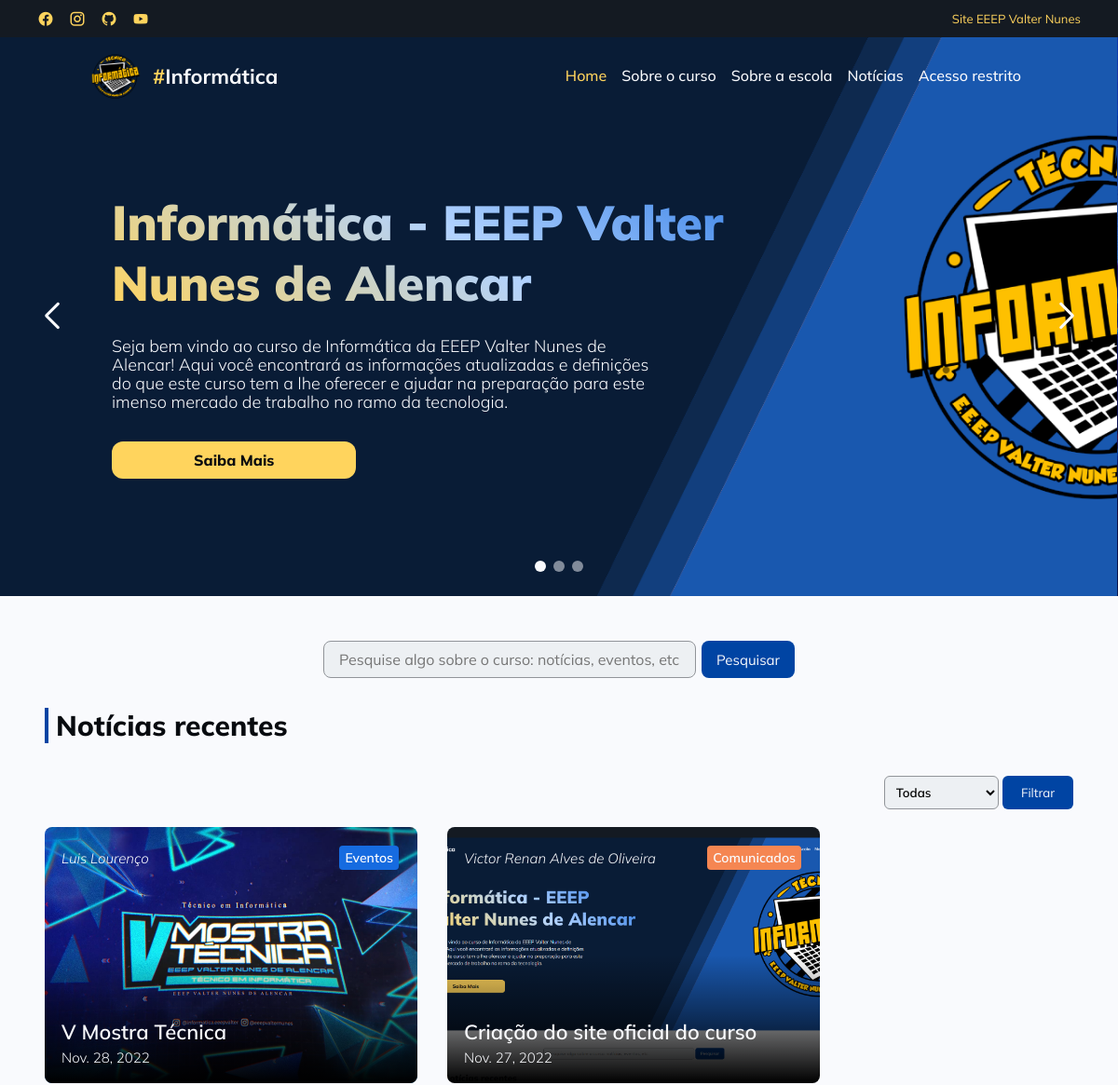
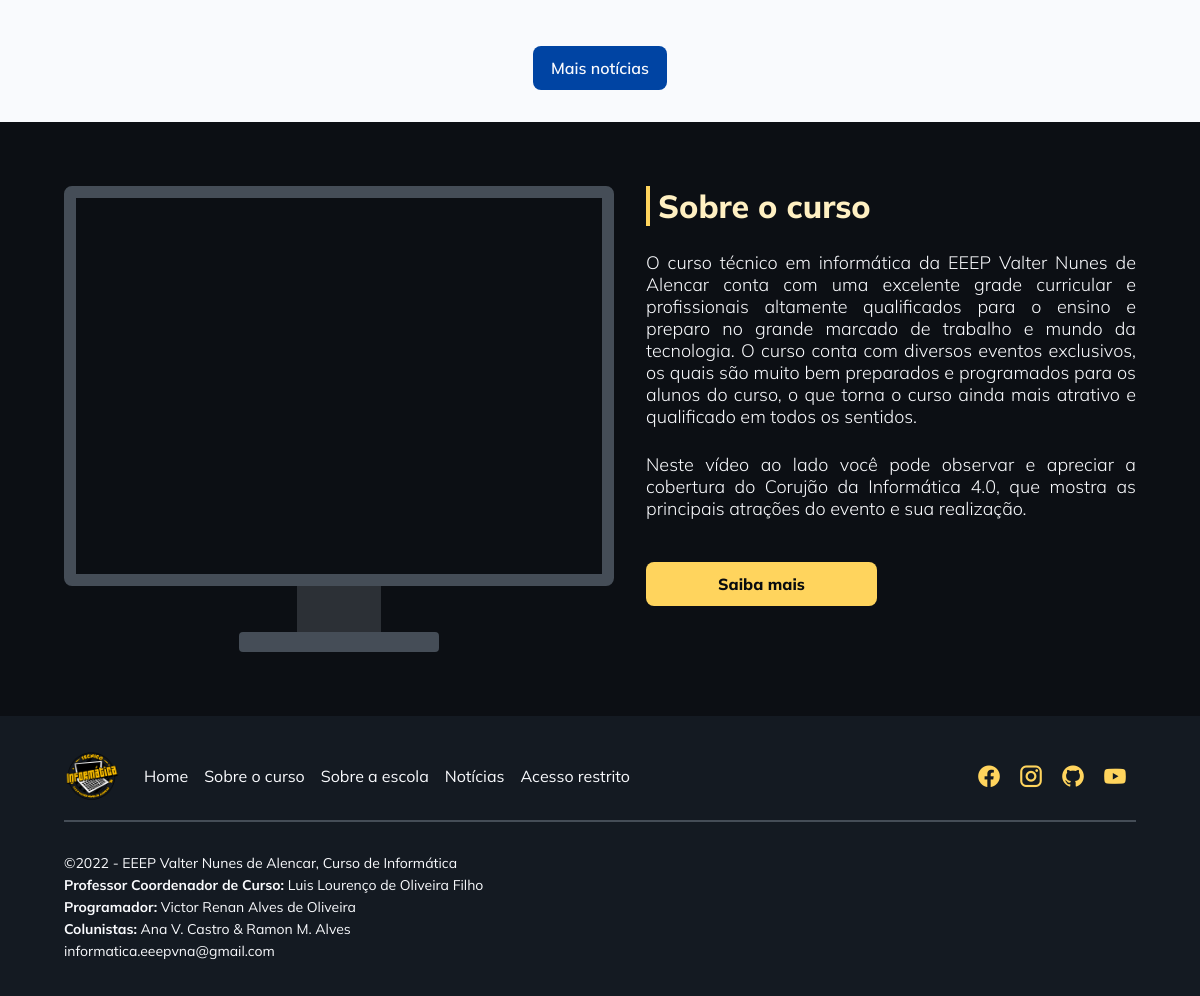
/informatica/, run on the app's committed database (2 pictures, top to bottom).
### informatica/models.py (models this page shows, shortened)
class Notice(models.Model):
    title = models.CharField(max_length=100)
    subtitle = models.CharField(max_length=100, blank=True)
    main_image = models.ImageField(upload_to='notices/images/')
    content = RichTextField(blank=True)
    author = models.CharField(max_length=100)
    publish_date = models.DateField(auto_now_add=True)
    notice_category = models.ForeignKey('Categoria', on_delete=models.SET_NULL, null=True)

class Categoria(models.Model):
    name = models.CharField(max_length=32)
    def __str__(self):
        return f'{self.name}'

### informatica/views.py (the view)
# urls.py: path('', views.index, name="index")
def index(request):
    noticias_recentes = models.Notice.objects.all().order_by('-id')[:10]
    slides = models.HomeSlide.objects.all()
    categorias = models.Categoria.objects.all()
    pesquisa = request.GET.get('news-querry')
    filter = request.GET.get('filter')
    if filter:
        if filter == 'Todas':
            noticias_recentes = models.Notice.objects.all().order_by('-id')[:10]
        else:
            noticias_recentes = models.Notice.objects.all().filter(notice_category__name=filter)[:10]
    return render(request, 'informatica/index.html', {
        'slides': slides,
        'noticias_recentes': noticias_recentes,
        'categorias': categorias,
        'filter': filter
    })

### informatica/templates/informatica/index.html (shortened to what this page needs)
{% extends 'informatica/layout.html' %}
{% load static %}
{% block head %}
<link rel="stylesheet" href="{% static 'informatica/styles/index.css' %}">
{% endblock %}
{% block top_header %}
<header>
    <span class="social">
        <a target="_blank" href="https://www.facebook.com/inforedes.eeepvna/"><i class="mdi mdi-facebook"></i></a>
        <a target="_blank" href="https://www.instagram.com/informatica.eeepvalter/"><i class="mdi mdi-instagram"></i></a>
        <a target="_blank" href="https://github.com/informatica-eeepvna/"><i class="mdi mdi-github"></i></a>
        <a href="#"><i class="mdi mdi-youtube"></i></a>
        <div class="refs">
            <a href="#">Site EEEP Valter Nunes</a>
        </div>
    </span>
</header>
{% endblock %}
{% block body %}
<main>
    <section id="inicio">
        <div class="home-carousel swiper">
            <div class="swiper-wrapper">
                <div class="swiper-slide">
                    <img class="slide-image" src="{% static 'informatica/images/inforarte.png' %}" alt="Imagem do curso">
                    <div class="slide-content">
                        <h1>Informática - EEEP Valter Nunes de Alencar</h1>
                        <p>Seja bem vindo ao curso de Informática da EEEP Valter Nunes de Alencar! Aqui você encontrará
                            as informações atualizadas e definições do que este curso tem a lhe oferecer e ajudar na preparação para este imenso
                            mercado de trabalho no ramo da tecnologia.</p>
                            <a href="{% url 'informatica:sobre_o_curso' %}">Saiba Mais</a>
                        </div>
                    </div>
            </div>
            <div class="swiper-pagination"></div>
            <div class="swiper-button-prev"></div>
            <div class="swiper-button-next"></div>
        </div>
    </section>
    <section id="principais-noticias">
        <div class="news-info">
            <form method="get" class="search-news">
                <input type="text" id="news-querry" name="news-querry"
                    placeholder="Pesquise algo sobre o curso: notícias, eventos, etc.">
                <input type="submit" id="submit-news-querry" value="Pesquisar">
            </form>
            <h1>Notícias recentes</h1>
            <div class="swiper news-carousel">
                <span class="navigation">
                    <span class="swiper-buttons">
                    </span>
                    <span class="filters-container">
                        <form id="filters-form" action="{% url 'informatica:index' %}" method="get">
                            <select name="filter" class="filters">
                                <option value="Todas" class="filter-option">Todas</option>
                            </select>
                            <input type="submit" value="Filtrar" class="submit-filter">
                        </form>
                    </span>
                </span>
                <div class="swiper-wrapper news-slide-wrapper">
                    {% if noticias_recentes %}
                    {% for noticia in noticias_recentes %}
                    <a href="{% url 'informatica:noticia' noticia.id %}" class="swiper-slide news-slide {{noticia.notice_category}}">
                        <img class="slide-image" src="{{ noticia.main_image.url }}"
                            alt="{{ noticia.main_image.url | safe }}">
                        <div class="slide-content">
                            <div class="info">
                                <div class="data">
                                    <p>{{ noticia.author }}</p>
                                    <span class="tags">
                                        <p class="tag-{{noticia.notice_category}}">{{ noticia.notice_category }}</p>
                                    </span>
                                </div>
                                <h1>{{ noticia.title }}</h1>
                                <p>{{ noticia.publish_date }}</p>
                            </div>
                        </div>
                    </a>
                    {% endfor %}
                    {% else %}
                    <div class="swiper-slide none news-slide">
                        <h1>Não há notícias recentes desse tema.</h1>
                        <a href="{% url 'informatica:noticias' %}">Acesse todas as notícias <i class="mdi mdi-arrow-right-thin"></i></a>
                    </div>
                    {% endif %}
                </div>
            </div>
            <a href="{% url 'informatica:noticias' %}">Mais notícias</a>
    </section>
    <section id="sobre-o-curso">
        <div class="geral-info">
            <div class="monitor">
                <iframe src="https://www.youtube.com/embed/vesmUTYheJ4" title="YouTube video player" frameborder="0"
                    allow="accelerometer; autoplay; clipboard-write; encrypted-media; gyroscope; picture-in-picture"
                    allowfullscreen></iframe>
                <div class="suporte"></div>
                <div class="base"></div>
            </div>
            <article>
                <h1>Sobre o curso</h1>
                <p>O curso técnico em informática da EEEP Valter Nunes de Alencar conta com uma excelente grade curricular e profissionais altamente qualificados
                    para o ensino e preparo no grande marcado de trabalho e mundo da tecnologia.
                    O curso conta com diversos eventos exclusivos, os quais são muito bem preparados e programados para os alunos do curso, o que torna o curso ainda mais atrativo e qualificado em todos os sentidos.
                </p>
                <p>Neste vídeo ao lado você pode observar e apreciar a cobertura do Corujão da Informática 4.0, que mostra as principais atrações do evento e sua realização.</p>
                <a href="{% url 'informatica:sobre_o_curso' %}">Saiba mais</a>
            </article>
        </div>
    </section>
</main>
{% endblock %}

### informatica/templates/informatica/layout.html (shortened to what this page needs)
{% load static %}
<!DOCTYPE html>
<html lang="pt-br">
<head>
    <link rel="stylesheet" href="{% static 'informatica/libraries/Swiper-8.4/swiper-bundle.min.css' %}">
    <link rel="stylesheet" href="{% static 'informatica/libraries/MaterialDesignIcons-6.9/css/materialdesignicons.min.css' %}">
    {% block head %}
    {% endblock %}
</head>
<body>
    {% block top_header %}
    {% endblock %}
    <nav id="nav-bar">
	    <a class="logo" href="{% url 'informatica:index' %}">
            <img src="{% static 'informatica/images/infor-logo.png' %}" alt="Logo de Informática">
            <h1><strong>#</strong>Informática</h1>
        </a>
        <span class="nav-list">
            <a class="nav-item item-index" href="{% url 'informatica:index' %}">Home</a>
            <a class="nav-item item-sobre-o-curso" href="{% url 'informatica:sobre_o_curso' %}">Sobre o curso</a>
            <a class="nav-item" href="javascript:void(0);">Sobre a escola</a>
            <a class="nav-item item-noticias" href="{% url 'informatica:noticias' %}">Notícias</a>
            <a class="nav-item" href="{% url 'admin:index' %}">Acesso restrito</a>
        </span>
    </nav>
    {% block body %}
    {% endblock %}
    <footer>
        <div class="references">
            <span class="navigation">
                <img src="{% static 'informatica/images/infor-logo.png' %}" alt="Logo de Informática">
                <a class="nav-item" href="{% url 'informatica:index' %}">Home</a>
                <a class="nav-item" href="{% url 'informatica:sobre_o_curso' %}">Sobre o curso</a>
                <a class="nav-item" href="javascript:void(0);">Sobre a escola</a>
                <a class="nav-item" href="{% url 'informatica:noticias' %}">Notícias</a>
                <a class="nav-item"href="{% url 'admin:index' %}">Acesso restrito</a>
            </span>
            <span class="social">
                <a href="#"><i class="mdi mdi-facebook"></i></a>
                <a href="#"><i class="mdi mdi-instagram"></i></a>
                <a href="#"><i class="mdi mdi-github"></i></a>
                <a href="#"><i class="mdi mdi-youtube"></i></a>
            </span>
        </div>
        <div class="information">
            <p>&copy;2022 - EEEP Valter Nunes de Alencar, Curso de Informática</p>
            <p><strong>Professor Coordenador de Curso:</strong> Luis Lourenço de Oliveira Filho</p>
            <p><strong>Programador:</strong> Victor Renan Alves de Oliveira</p>
            <p><strong>Colunistas:</strong> Ana V. Castro & Ramon M. Alves</p>
            <p>informatica.eeepvna@gmail.com</p>
        </div>
    </footer>
</body>
</html>

### data on the page
Notice: main_image (picture), author "Luis Lourenço", notice_category "Eventos", title "V Mostra Técnica", publish_date "Nov. 28, 2022"
Notice: main_image (picture), author "Victor Renan Alves de Oliveira", notice_category "Comunicados", title "Criação do site oficial do curso", publish_date "Nov. 27, 2022"
